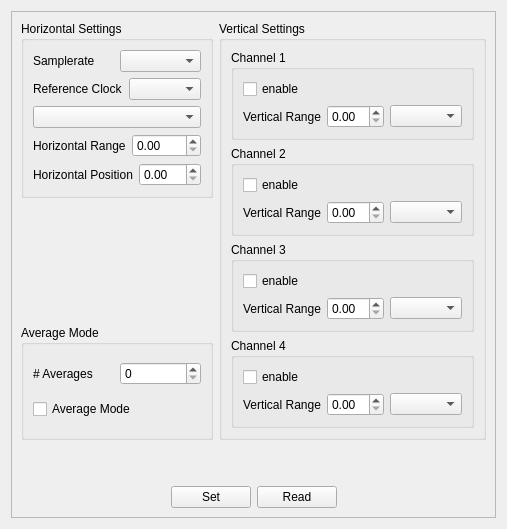
      <widget class="QWidget" name="tabScope">
       <attribute name="title">
        <string>Scope </string>
       </attribute>
       <layout class="QHBoxLayout" name="horizontalLayout_3">
        <item>
         <widget class="QFrame" name="frame">
          <property name="frameShape">
           <enum>QFrame::StyledPanel</enum>
          </property>
          <property name="frameShadow">
           <enum>QFrame::Raised</enum>
          </property>
          <layout class="QGridLayout" name="gridLayout_2">
           <item row="4" column="0" colspan="2">
            <layout class="QHBoxLayout" name="horizontalLayout_13">
             <item>
              <spacer name="horizontalSpacer_3">
               <property name="orientation">
                <enum>Qt::Horizontal</enum>
               </property>
               <property name="sizeHint" stdset="0">
                <size>
                 <width>40</width>
                 <height>20</height>
                </size>
               </property>
              </spacer>
             </item>
             <item>
              <widget class="QPushButton" name="pB_ScopeSet">
               <property name="text">
                <string>Set</string>
               </property>
              </widget>
             </item>
             <item>
              <widget class="QPushButton" name="pB_ScopeRead">
               <property name="text">
                <string>Read</string>
               </property>
              </widget>
             </item>
             <item>
              <spacer name="horizontalSpacer_4">
               <property name="orientation">
                <enum>Qt::Horizontal</enum>
               </property>
               <property name="sizeHint" stdset="0">
                <size>
                 <width>40</width>
                 <height>20</height>
                </size>
               </property>
              </spacer>
             </item>
            </layout>
           </item>
           <item row="0" column="1" rowspan="3">
            <widget class="QGroupBox" name="groupBox">
             <property name="title">
              <string>Vertical Settings</string>
             </property>
             <layout class="QVBoxLayout" name="verticalLayout_4">
              <item>
               <widget class="QGroupBox" name="groupBox_2">
                <property name="title">
                 <string>Channel 1</string>
                </property>
                <layout class="QVBoxLayout" name="verticalLayout_6">
                 <item>
                  <widget class="QCheckBox" name="cB_Channel1">
                   <property name="text">
                    <string>enable</string>
                   </property>
                  </widget>
                 </item>
                 <item>
                  <layout class="QHBoxLayout" name="horizontalLayout_20">
                   <item>
                    <widget class="QLabel" name="label_14">
                     <property name="text">
                      <string>Vertical Range</string>
                     </property>
                    </widget>
                   </item>
                   <item>
                    <widget class="QDoubleSpinBox" name="dSB_ScopeVerticalRangeCH1"/>
                   </item>
                   <item>
                    <widget class="QComboBox" name="coB_ScopeVerticalUnitCH1"/>
                   </item>
                  </layout>
                 </item>
                </layout>
               </widget>
              </item>
              <item>
               <widget class="QGroupBox" name="groupBox_6">
                <property name="title">
                 <string>Channel 2</string>
                </property>
                <layout class="QVBoxLayout" name="verticalLayout_7">
                 <item>
                  <widget class="QCheckBox" name="cB_Channel2">
                   <property name="text">
                    <string>enable</string>
                   </property>
                  </widget>
                 </item>
                 <item>
                  <layout class="QHBoxLayout" name="horizontalLayout_24">
                   <item>
                    <widget class="QLabel" name="label_18">
                     <property name="text">
                      <string>Vertical Range</string>
                     </property>
                    </widget>
                   </item>
                   <item>
                    <widget class="QDoubleSpinBox" name="dSB_ScopeVerticalRangeCH2"/>
                   </item>
                   <item>
                    <widget class="QComboBox" name="coB_ScopeVerticalUnitCH2"/>
                   </item>
                  </layout>
                 </item>
                </layout>
               </widget>
              </item>
              <item>
               <widget class="QGroupBox" name="groupBox_4">
                <property name="title">
                 <string>Channel 3</string>
                </property>
                <layout class="QVBoxLayout" name="verticalLayout_8">
                 <item>
                  <widget class="QCheckBox" name="cB_Channel3">
                   <property name="text">
                    <string>enable</string>
                   </property>
                  </widget>
                 </item>
                 <item>
                  <layout class="QHBoxLayout" name="horizontalLayout_25">
                   <item>
                    <widget class="QLabel" name="label_19">
                     <property name="text">
                      <string>Vertical Range</string>
                     </property>
                    </widget>
                   </item>
                   <item>
                    <widget class="QDoubleSpinBox" name="dSB_ScopeVerticalRangeCH3"/>
                   </item>
                   <item>
                    <widget class="QComboBox" name="coB_ScopeVerticalUnitCH3"/>
                   </item>
                  </layout>
                 </item>
                </layout>
               </widget>
              </item>
              <item>
               <widget class="QGroupBox" name="groupBox_7">
                <property name="title">
                 <string>Channel 4</string>
                </property>
                <layout class="QVBoxLayout" name="verticalLayout_9">
                 <item>
                  <widget class="QCheckBox" name="cB_Channel4">
                   <property name="text">
                    <string>enable</string>
                   </property>
                  </widget>
                 </item>
                 <item>
                  <layout class="QHBoxLayout" name="horizontalLayout_26">
                   <item>
                    <widget class="QLabel" name="label_20">
                     <property name="text">
                      <string>Vertical Range</string>
                     </property>
                    </widget>
                   </item>
                   <item>
                    <widget class="QDoubleSpinBox" name="dSB_ScopeVerticalRangeCH4"/>
                   </item>
                   <item>
                    <widget class="QComboBox" name="coB_ScopeVerticalUnitCH4"/>
                   </item>
                  </layout>
                 </item>
                </layout>
               </widget>
              </item>
             </layout>
            </widget>
           </item>
           <item row="2" column="0">
            <widget class="QGroupBox" name="groupBox_9">
             <property name="title">
              <string>Average Mode</string>
             </property>
             <layout class="QVBoxLayout" name="verticalLayout_15">
              <item>
               <layout class="QHBoxLayout" name="horizontalLayout_21">
                <item>
                 <widget class="QLabel" name="label_13">
                  <property name="text">
                   <string># Averages</string>
                  </property>
                 </widget>
                </item>
                <item>
                 <widget class="QSpinBox" name="sB_ScopeNumAverages">
                  <property name="maximum">
                   <number>65534</number>
                  </property>
                 </widget>
                </item>
               </layout>
              </item>
              <item>
               <widget class="QCheckBox" name="cB_ScopeAverageMode">
                <property name="text">
                 <string>Average Mode</string>
                </property>
               </widget>
              </item>
             </layout>
            </widget>
           </item>
           <item row="0" column="0">
            <widget class="QGroupBox" name="groupBox_8">
             <property name="title">
              <string>Horizontal Settings</string>
             </property>
             <layout class="QVBoxLayout" name="verticalLayout_14">
              <item>
               <layout class="QHBoxLayout" name="horizontalLayout_11">
                <item>
                 <widget class="QLabel" name="label_5">
                  <property name="text">
                   <string>Samplerate</string>
                  </property>
                 </widget>
                </item>
                <item>
                 <widget class="QComboBox" name="coB_ScopeSamplerate"/>
                </item>
               </layout>
              </item>
              <item>
               <layout class="QHBoxLayout" name="horizontalLayout_23">
                <item>
                 <widget class="QLabel" name="label_15">
                  <property name="text">
                   <string>Reference Clock</string>
                  </property>
                 </widget>
                </item>
                <item>
                 <widget class="QComboBox" name="coB_ScopeReferenceClock"/>
                </item>
               </layout>
              </item>
              <item>
               <widget class="QComboBox" name="coB_ScopeAcquisitionMode"/>
              </item>
              <item>
               <layout class="QHBoxLayout" name="horizontalLayout_22">
                <item>
                 <widget class="QLabel" name="label_11">
                  <property name="text">
                   <string>Horizontal Range</string>
                  </property>
                 </widget>
                </item>
                <item>
                 <widget class="QDoubleSpinBox" name="dSB_ScopeHorizontalRange"/>
                </item>
               </layout>
              </item>
              <item>
               <layout class="QHBoxLayout" name="horizontalLayout_41">
                <item>
                 <widget class="QLabel" name="label_12">
                  <property name="text">
                   <string>Horizontal Position</string>
                  </property>
                 </widget>
                </item>
                <item>
                 <widget class="QDoubleSpinBox" name="dSB_ScopeHorizontalPosition"/>
                </item>
               </layout>
              </item>
             </layout>
            </widget>
           </item>
           <item row="3" column="0">
            <spacer name="verticalSpacer_7">
             <property name="orientation">
              <enum>Qt::Vertical</enum>
             </property>
             <property name="sizeHint" stdset="0">
              <size>
               <width>20</width>
               <height>40</height>
              </size>
             </property>
            </spacer>
           </item>
          </layout>
         </widget>
        </item>
       </layout>
      </widget>
